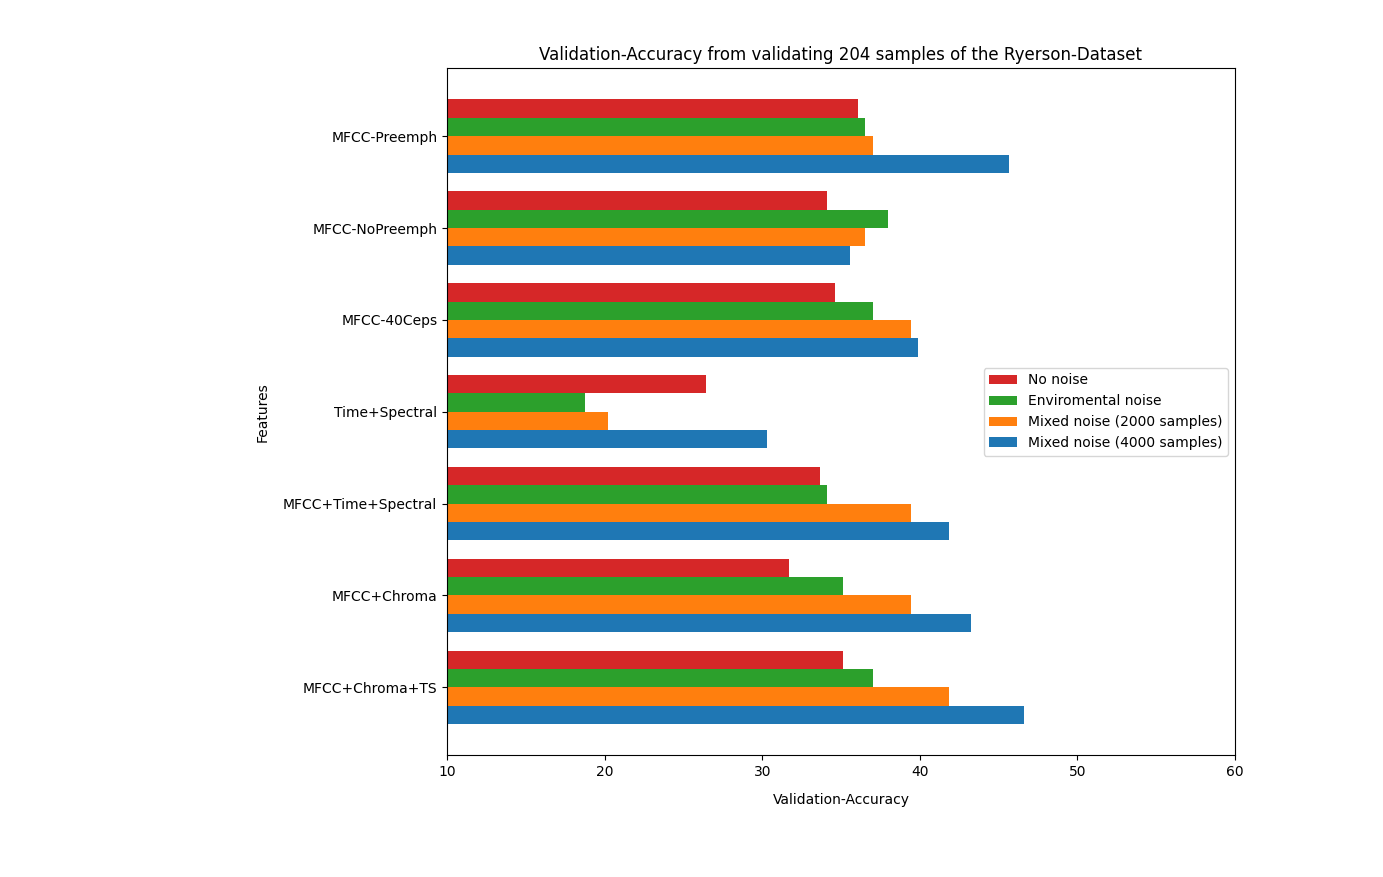

Write Python code to recreate this figure.
import matplotlib.pyplot as plt
from matplotlib.legend_handler import HandlerLine2D
import glob, os
import csv
import numpy as np

x=[]
y=[]

k=[]

l=[]

m=[]

os.chdir("/home/smu/Desktop/RNN/graphs/validateryerson")

with open('nonoise.csv', 'r') as csvfile:
    plots = csv.reader(csvfile, delimiter=',')
    next(plots, None)
    for row in plots:
        x.append(str(row[0]))
        y.append(float(row[1]))



with open('envnoise.csv', 'r') as csvfile:
    plots = csv.reader(csvfile, delimiter=',')
    next(plots, None)
    for row in plots:
        k.append(float(row[1]))

with open('mixednoise4000.csv', 'r') as csvfile:
    plots = csv.reader(csvfile, delimiter=',')
    next(plots, None)
    for row in plots:
        l.append(float(row[1]))


with open('mixednoise2000.csv', 'r') as csvfile:
    plots = csv.reader(csvfile, delimiter=',')
    next(plots, None)
    for row in plots:
        m.append(float(row[1]))

y_pos = np.arange(len(x))

plt.xlim(10,60)
plt.ylim()
# Create bars
fig1 = plt.barh(y_pos, l, height=0.20, label='Mixed noise (4000 samples)')
fig2 = plt.barh(y_pos+0.20, m, height=0.20, label='Mixed noise (2000 samples)')
fig3 = plt.barh(y_pos+0.40, k, height=0.20, label='Enviromental noise')
fig3 = plt.barh(y_pos+0.60, y, height=0.20, label='No noise')

# Create names on the x-axis
plt.yticks(y_pos+0.3, x)


plt.title('Validation-Accuracy from validating 204 samples of the Ryerson-Dataset')
plt.xlabel('Validation-Accuracy',labelpad=10)
plt.ylabel('Features',labelpad=10)
plt.legend()
# plt.legend(('Mixed noise (4000 samples)', 'Mixed noise (2000 samples)', 'Enviromental noise', 'No noise'))


ax = plt.gca()
handles, labels = ax.get_legend_handles_labels()
ax.legend(handles[::-1], labels[::-1])
plt.tight_layout()
# Show graphic
plt.show()
